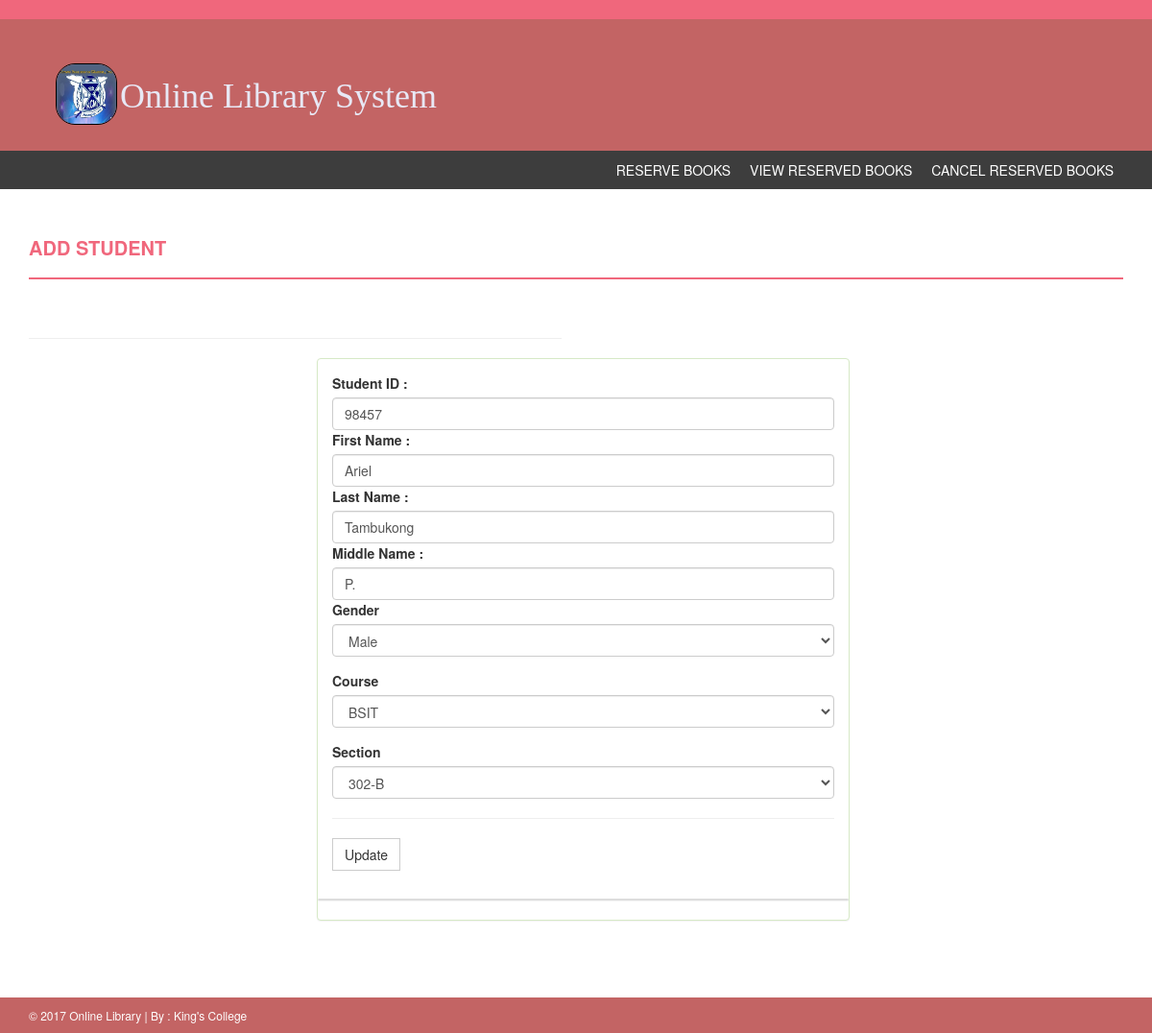
/php/edit_add_student.php?id=6, run on the app's committed database.
### tables this page shows
CREATE TABLE `student_student` (
  `student_student_id` int(11) NOT NULL,
  `student_number_num_id` int(11) NOT NULL,
  `first_name` varchar(100) NOT NULL,
  `last_name` varchar(100) NOT NULL,
  `middle_name` varchar(100) NOT NULL,
  `gender` varchar(100) NOT NULL,
  `course_id` int(11) NOT NULL,
  `section_id` int(11) NOT NULL
);

### php/edit_add_student.php (the view, shortened to what this page needs)
<link href="../assets/css/bootstrap.css" rel="stylesheet" />
<link href="../assets/css/font-awesome.css" rel="stylesheet" />
    <link href="../assets/css/style.css" rel="stylesheet" />
    <link href="../assets/css/style2.css" rel="stylesheet" />
<?php
include('../config.php');
include('header.php');
if(isset($_GET['id'])){
    $id=$_GET['id'];
    $sql2='SELECT * FROM `student_student` WHERE student_student.student_student_id="'.$id.'"';
    $qry2=mysqli_query($CON, $sql2) or die(mysqli_error($qry2));
    while($row=mysqli_fetch_array($qry2)){
        $student_number_num_id=$row['student_number_num_id'];
        $first_name=$row['first_name'];
        $last_name=$row['last_name'];
        $middle_name=$row['middle_name'];
        }
}
?>
<div class="content-wrapper">
        <div class="container">
            <div class="row">
                <div class="col-md-12">
                    <h4 class="page-head-line">Add Student</h4>
                </div>
            </div>
            <div class="row">
                <div class="col-md-12">
                </div>
            </div>
            <div class="row">
                <div class="col-md-6">
                    <hr>
                     <div class="Compose-Message">
                <div class="panel panel-success" style="margin-right: -300px;margin-left: 300px;">
                    <div class="panel-body">
                        <form action="" method="post" enctype="multipart/form-data">
                        <label>Student ID :  </label>
                        <input name="student_id" value="<?php echo $student_number_num_id; ?>" placeholder="Student ID" id="input-price" required="" class="form-control" type="text">
                        <label>First Name :  </label>
                        <input name="first_name" placeholder="Book Number" value="<?php echo $first_name; ?>" id="input-stock(units)" required="" class="form-control" type="text">
                        <label>Last Name :  </label>
                        <input name="last_name" value="<?php echo $last_name; ?>" placeholder="Book Title" id="input-price" required="" class="form-control" type="text">
                        <label>Middle Name :  </label>
                        <input name="middle_name" value="<?php echo $middle_name; ?>" placeholder="School Address" id="input-price" required="" class="form-control" type="text">
                        <div class="form-group">
                                            <label>Gender</label>
                                            <select class="form-control" name="gender">
                                                <option value="male">Male</option>
                                           </select>
                        </div>
                        <div class="form-group">
                                            <label>Course</label>
                                            <select class="form-control" name="course_id">
                                                <?php
                                                include('config.php');
                                                $sql_course='SELECT * FROM `course`';
                                                $qry_course=mysqli_query($CON, $sql_course) or die(mysqli_error($qry_course));
                                                while($row=mysqli_fetch_array($qry_course)){
                                                    $course_id=$row['course_id'];
                                                    $course=$row['course'];
                                                ?>
                                                <option value="<?php echo $course_id; ?>"><?php echo $course; ?></option>
                                                <?php
                                                }
                                                ?>
                                            </select>
                        </div>
                        <div class="form-group">
                                            <label>Section</label>
                                            <select class="form-control" name="section_id">
                                                <?php
                                                include('config.php');
                                                $sql_sec='SELECT * FROM `section`';
                                                $qry_sec=mysqli_query($CON, $sql_sec) or die(mysqli_error($qry_sec));
                                                while($row=mysqli_fetch_array($qry_sec)){
                                                    $section_id=$row['section_id'];
                                                    $section=$row['section'];
                                                ?>
                                               <option value="<?php echo $section_id; ?>"><?php echo $section; ?></option>
                                               <?php
                                               }
                                               ?>
                                            </select>
                        </div>
                        <hr>
                        <button type="submit" value="Update" name="btn_update" class="btn btn-default">Update</button>
                      </form>
                    </div>
                    <div class="panel panel-default">
                    </div>
                </div>
                     </div>
                </div>
            </div>
        </div>
    </div>
<?php
include('footer.php');
?>

### assets/css/style.css (style rules this page uses)
body { font-family: 'Roboto', sans-serif; line-height: 30px; }
.content-wrapper { margin-top: 40px; min-height: 600px; padding-bottom: 60px; }
.page-head-line { font-weight: 900; padding-bottom: 20px; border-bottom: 2px solid #F0677C; text-transform: uppercase; color: #F0677C; font-size: 20px; margin-bottom: 40px; }
.btn { border-radius: 0px; -webkit-border-radius: 0px; -moz-border-radius: 0px; }

### assets/css/style2.css (style rules this page uses)
*, *::before, *::after { -webkit-box-sizing: border-box; -moz-box-sizing: border-box; box-sizing: border-box; }
body { font-family: 'Roboto', sans-serif; font-weight: 400px; }
body { font-family: "Helvetica Neue",Helvetica,Arial,sans-serif; font-size: 14px; line-height: 1.428571429; color: #333; }
html { font-size: 62.5%; }
html { font-family: sans-serif; -webkit-text-size-adjust: 100%; }

### data on the page
student_student: student_id "98457", first_name "Ariel", last_name "Tambukong", middle_name "P."

### other printed values
form field course_id "BSIT"
form field section_id "302-B"
